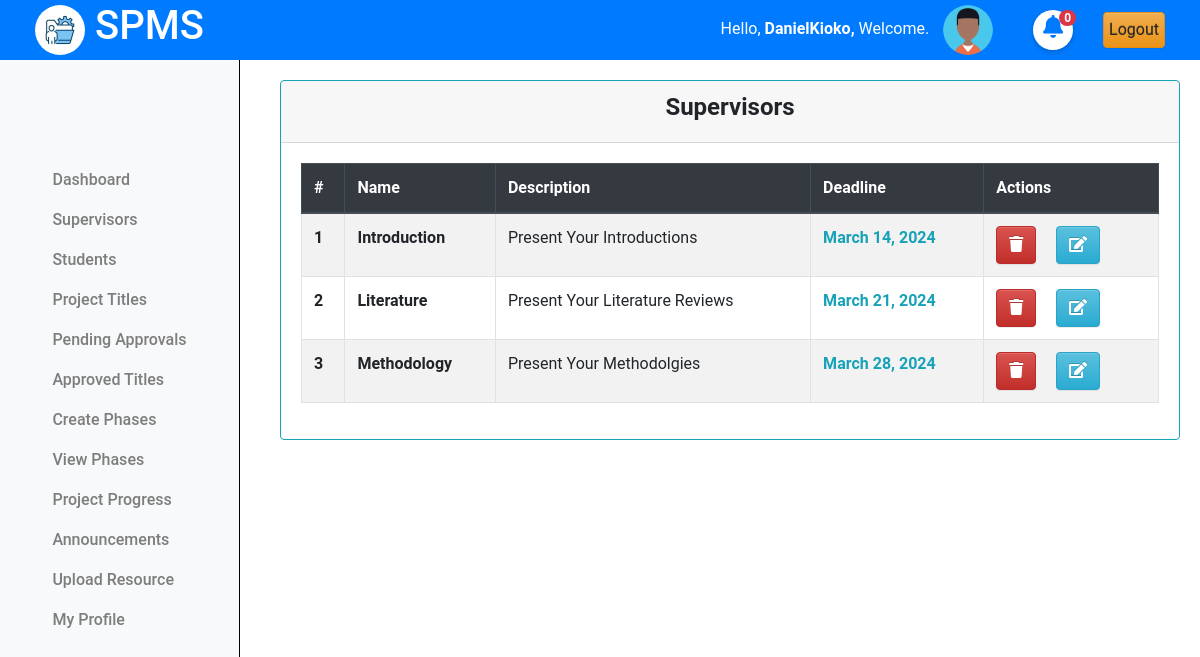
/coordinator/phases/ (signed in), run on an earlier commit of the app's database.
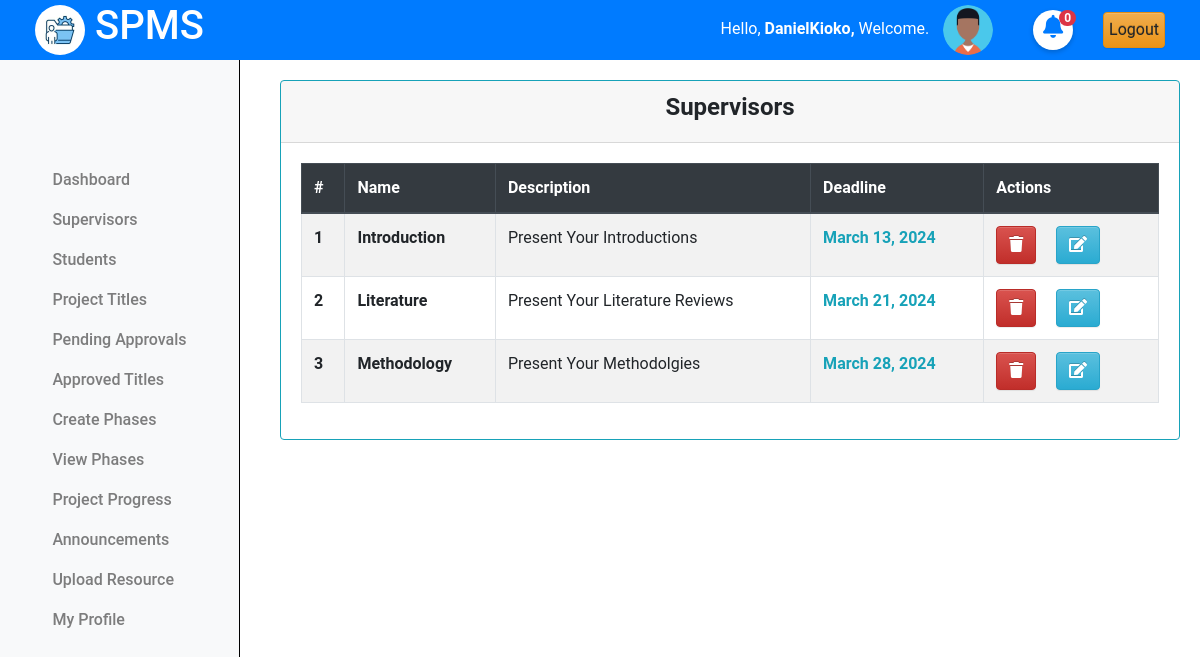
And on a later commit of the database.
### projectsApp/models.py (models this page shows, shortened)
class Phases(models.Model):
    name = models.CharField(max_length=255, unique=True)  # Ensure unique phase names
    description = models.TextField()
    order = models.IntegerField(unique=True)  # Ensure unique order for phases
    deadline_date = models.DateField(null=True, blank=True)  # Optional deadline for phase

### projectsApp/AccessControl.py (the view)
    @login_required
    def wrapper(request, *args, **kwargs):
        if not isinstance(request.user, Coordinator):
            return redirect('cordinator_login')
        return function(request, *args, **kwargs)

### projectsApp/AccessControl.py (called while the page is built)
def coordinator_required(function):
    @login_required
    def wrapper(request, *args, **kwargs):
        if not isinstance(request.user, Coordinator):
            return redirect('cordinator_login')
        return function(request, *args, **kwargs)
    return wrapper

### projectsApp/context_processors.py (called while the page is built)
def unread_notifications(request):
    if request.user.is_authenticated:
        if hasattr(request.user, 'student'):
            student = request.user
            unread_notifications = Notifications.objects.filter(recipient=student, read=False).count()
            unread_feedbacks = CoordinatorFeedbacks.objects.filter(project__student=student, read=False).count()
            total_unread = unread_notifications + unread_feedbacks
        else:
            total_unread = 0
    else:
        total_unread = 0
    return {'total_unread': total_unread}

### projectsApp/templates/cordinator/view_phases.html (shortened to what this page needs)
{% extends "base.html" %}
{% load static %}
{% block content %}
{% include "column1_cord.html" %}
<div class="content">
    <div class="container-fluid">
        <div class="row">
            <div class="card border-info">
                <div class="card-header text-center">
                    <h4><b>Supervisors</b></h4>
                </div>
                <div class="card-body">
                    <table class="table table-bordered table-hover  table-striped border-info">
                        <thead class="thead-dark">
                            <tr>
                                <th scope="col">#</th>
                                <th scope="col">Name</th>
                                <th scope="col">Description</th>
                                <th scope="col">Deadline</th>
                                <th scope="col">Actions</th>
                            </tr>
                        </thead>
                        <tbody>
                            {% for phase in phases %}
                              <tr>
                                <th scope="row">{{forloop.counter}}</th>
                                <td><b>{{phase.name|title}}</b></td>
                                <td>{{phase.description|title}}</td>
                                <td class="text-info"><b>{{phase.deadline_date}}</b></td>
                                <td>
                                    <div class="row">
                                        <div class="col-4">
                                            <form action="{% url 'view_phases' %}" method="POST">
                                                <button type="submit"  class="btn btn-danger" onclick="return confirm('Are you sure you want to delete {{phase.name}}?')"><i class="fa fa-trash" aria-hidden="true"></i></button>
                                            </form>
                                        </div>
                                        <div class="col-4">
                                            <a href="{% url 'edit_phase' phase.id %}" class="btn btn-info"><i class="fa fa-edit" aria-hidden="true"></i></a>
                                        </div>
                                    </div>
                                </td>
                            </tr>
                            {% endfor %}
                        </tbody>
                    </table>
                </div>
            </div>
        </div>
    </div>
</div>
<link rel="stylesheet" href="{% static 'css/mystudents.css' %}">
{% endblock %}

What changed in the data, as far as the page shows it:
changed Phases "Introduction": deadline_date "March 14, 2024" → "March 13, 2024"
